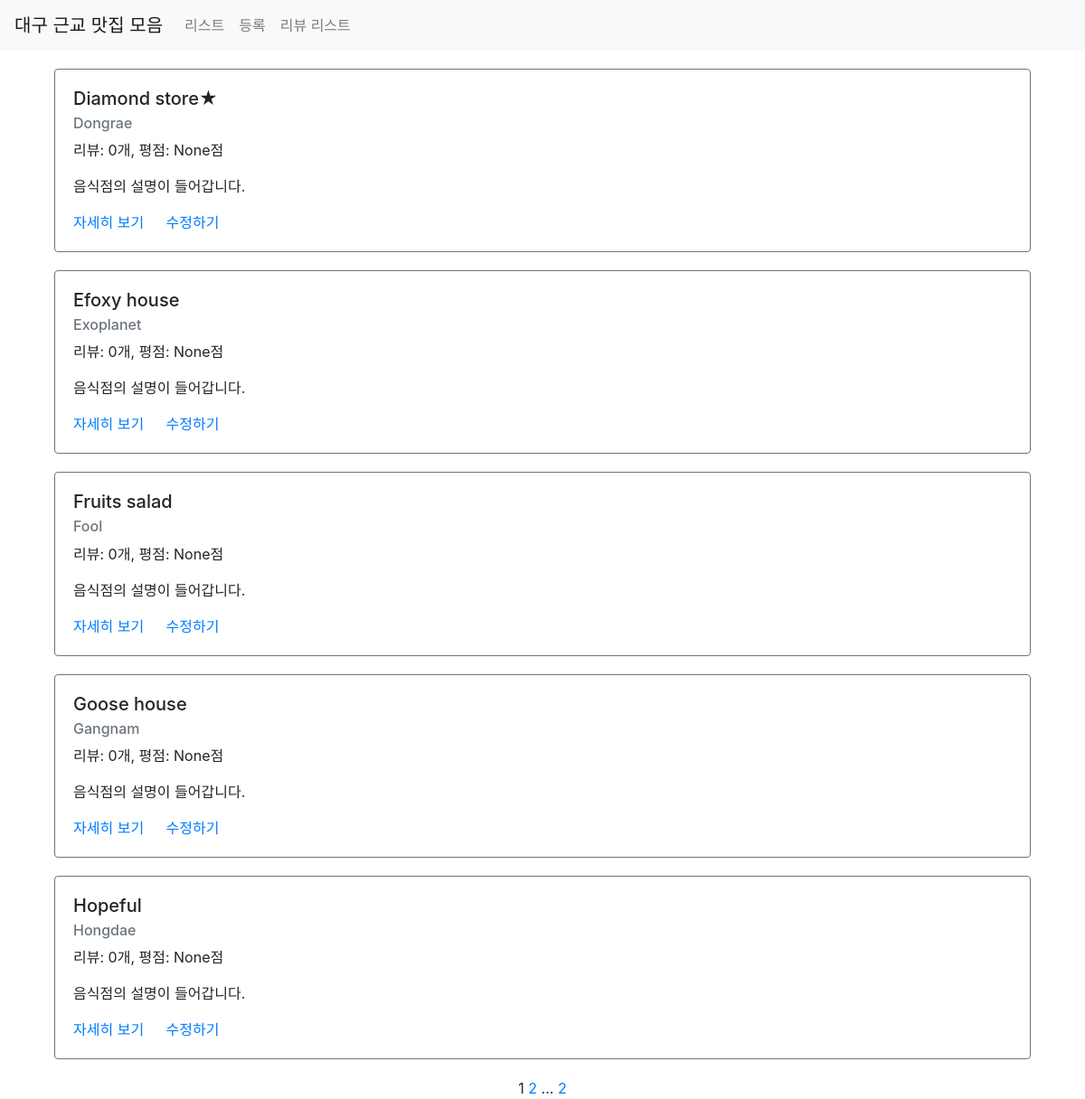
Page /third/list/ on the earlier database version.
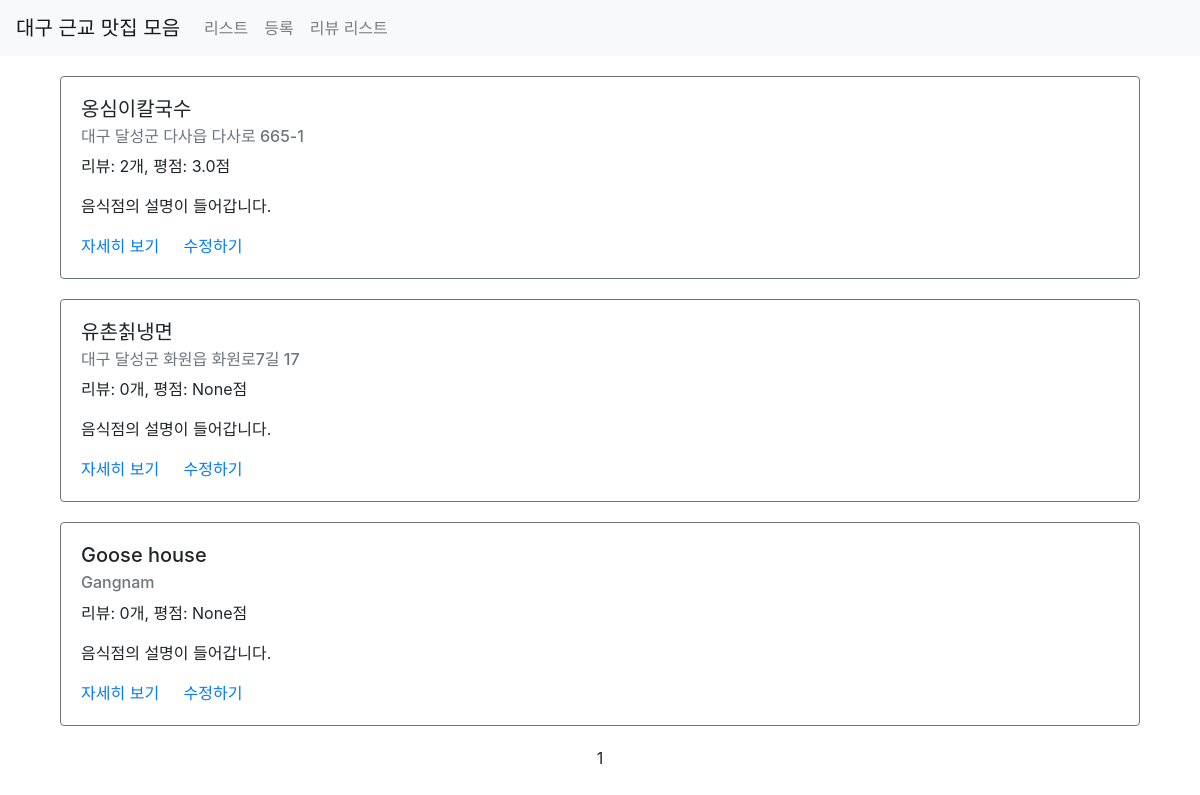
Same page on the later database version.
### third/models.py (models this page shows)
class Restaurant(models.Model):
    name = models.CharField(max_length=30)
    address = models.CharField(max_length=200)
    password = models.CharField(max_length=20, default=None, null=True)
    image = models.CharField(max_length=500, default=None, null=True)
    created_at = models.DateTimeField(auto_now_add=True)
    updated_at = models.DateTimeField(auto_now=True)

### third/views.py (the view)
# urls.py: path('list/', views.list, name='list'),
def list(request):
    restaurants = Restaurant.objects.all().annotate(reviews_count=Count('review'))\
        .annotate(average_point=Avg('review__point'))
    paginator = Paginator(restaurants, 5)
    page = request.GET.get('page')
    items = paginator.get_page(page)
    context = {
        'restaurants': items
    }
    return render(request, 'third/list.html', context)

### third/templates/third/list.html (shortened to what this page needs)
{% extends 'third/base.html' %}
{% load static %}
{% block content %}
<div class="container">
    {% for item in restaurants %}
    <div class="row restaurant-item" style="margin:20px auto;">
        <div class="col-sm-12">
            <div class="card border-secondary">
                <div class="card-body">
                    <h5 class="card-title">{{ item.name }}</h5>
                    <h6 class="card-subtitle mb-2 text-muted">{{ item.address }}</h6>
                    <p class="card-text">리뷰: {{ item.reviews_count }}개, 평점: {{ item.average_point }}점</p>
                    <p class="card-text">음식점의 설명이 들어갑니다.</p>
                    <a href="{% url 'restaurant-detail' id=item.id %}" class="card-link">자세히 보기</a>
                    <a href="{% url 'restaurant-update' %}?id={{ item.id }}" class="card-link">수정하기</a>
                </div>
            </div>
        </div>
    </div>
    {% endfor %}
    <div class="row">
        <div class="col-sm-12 text-center">
            <div class="pagination">
                <span class="step-links text-center" style="width:100%;">
                    <span class="current">
                        {{ restaurants.number }}
                    </span>
                    {% if restaurants.has_next %}
                    <a href="?page={{ restaurants.next_page_number }}">{{ restaurants.next_page_number }}</a>
                    ...
                    <a href="?page={{ restaurants.paginator.num_pages }}">{{ restaurants.paginator.num_pages }}</a>
                    {% endif %}
                </span>
            </div>
        </div>
    </div>
</div>
{% endblock %}

### third/templates/third/base.html (shortened to what this page needs)
{% load static %}
<html>
<head>
    <link rel="stylesheet" href="https://stackpath.bootstrapcdn.com/bootstrap/4.1.3/css/bootstrap.min.css">
    <link rel="stylesheet" type="text/css" href="{% static 'third/styles.css' %}">
</head>
<body>
   <nav class="navbar navbar-expand-lg navbar-light bg-light">
      <a class="navbar-brand" href="/third/list">대구 근교 맛집 모음</a>
      <div class="collapse navbar-collapse" id="navbarNav">
        <ul class="navbar-nav">
          <li class="nav-item">
            <a class="nav-link" href="/third/list">리스트</a>
          </li>
          <li class="nav-item">
            <a class="nav-link" href="/third/create">등록</a>
          </li>
          <li class="nav-item">
            <a class="nav-link" href="/third/review/list">리뷰 리스트</a>
          </li>
        </ul>
      </div>
    </nav>
    {% block content %}
    {% endblock %}
</body>
</html>

Differences in the rows shown:
removed Restaurant: name "Diamond store★", address "Dongrae", reviews_count "0", average_point "None"
removed Restaurant: name "Hopeful", address "Hongdae", reviews_count "0", average_point "None"
changed Restaurant: name "Efoxy house" → "옹심이칼국수"; address "Exoplanet" → "대구 달성군 다사읍 다사로 665-1"; reviews_count "0" → "2"; average_point "None" → "3.0"
changed Restaurant: name "Fruits salad" → "유촌칡냉면"; address "Fool" → "대구 달성군 화원읍 화원로7길 17"
Other differences:
{{ restaurants.next_page_number }}: "2" → (not shown)
{{ restaurants.paginator.num_pages }}: "2" → (not shown)
